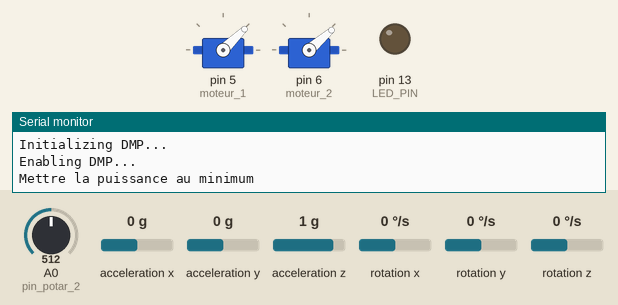
This sketch was run on a simulated Arduino Uno, built with avr-gcc and run on an emulated ATmega328P. Parts: 2 × servo, output pins drawn as LEDs (lit = HIGH), the last lines printed to the serial monitor. The test bench sets the inputs (shaded band); at power-on: A0 (pin_potar_2) = 512, acceleration x 0 g, acceleration y 0 g, acceleration z 1 g, rotation x 0 °/s, rotation y 0 °/s, rotation z 0 °/s.

Above: at 1.4 s.
1.5 s: A0 (pin_potar_2) set to 7
3.0 s: A0 (pin_potar_2) set to 4
At 5.3 s:
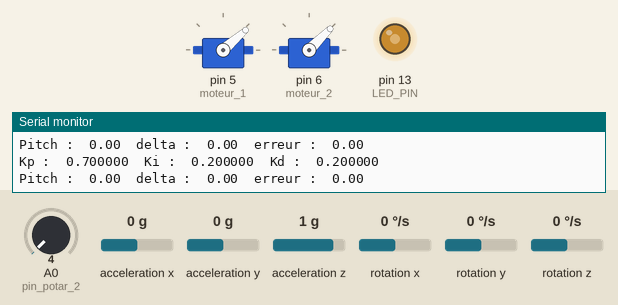
6.0 s: A0 (pin_potar_2) set to 306
At 6.29 s:
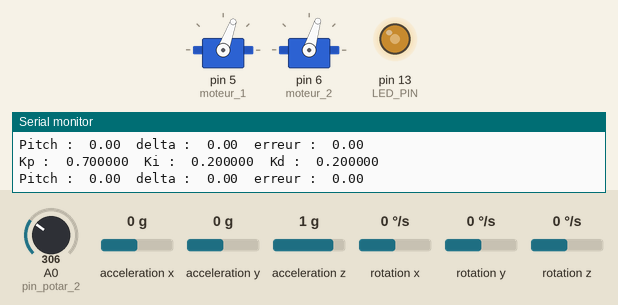
9.0 s: A0 (pin_potar_2) set to 716
At 9.29 s:
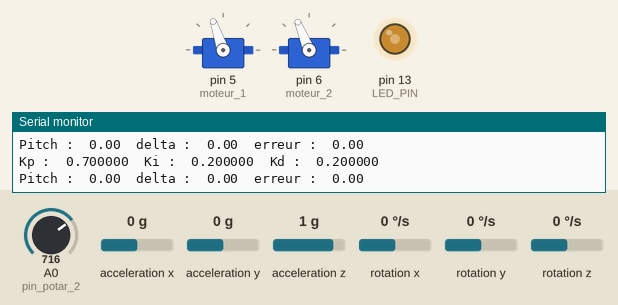
12.0 s: acceleration x set to -1.4 g
At 12.33 s:
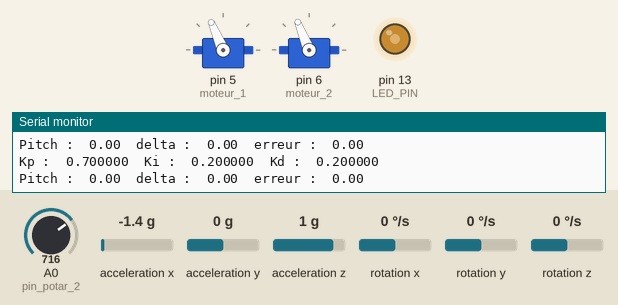
15.0 s: acceleration y set to -1.4 g
At 15.33 s:
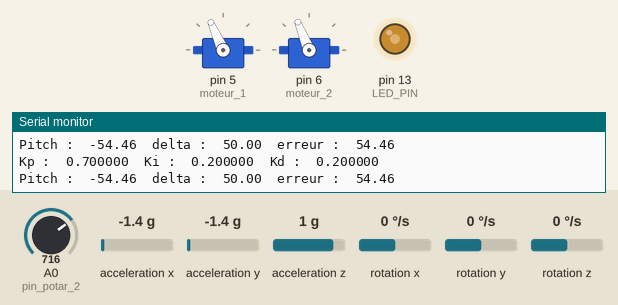
Timing chart, 0 to 19.0 s (numbered marks = the images above; inputs shaded):
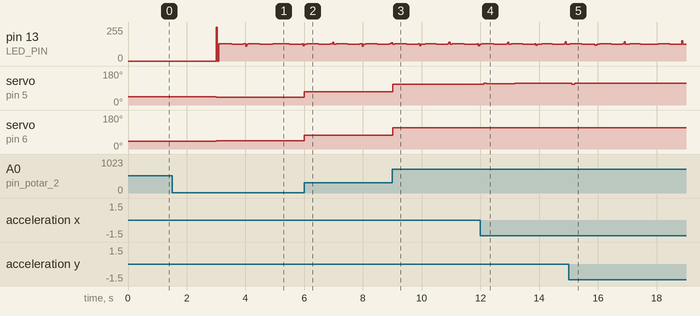

The sketch:

asserv_2_moteurs.ino
```cpp
#include <PID_v1.h>

// I2Cdev and MPU6050 must be installed as libraries, or else the .cpp/.h files
// for both classes must be in the include path of your project
#include "I2Cdev.h"
#include <Servo.h>
#include "MPU6050_6Axis_MotionApps20.h"
//#include "MPU6050.h" // not necessary if using MotionApps include file

// Arduino Wire library is required if I2Cdev I2CDEV_ARDUINO_WIRE implementation
// is used in I2Cdev.h
#if I2CDEV_IMPLEMENTATION == I2CDEV_ARDUINO_WIRE
#include "Wire.h"
#endif

// class default I2C address is 0x68
// specific I2C addresses may be passed as a parameter here
// AD0 low = 0x68 (default for SparkFun breakout and InvenSense evaluation board)
// AD0 high = 0x69
MPU6050 mpu;
//MPU6050 mpu(0x69); // <-- use for AD0 high

/* =========================================================================
 NOTE: In addition to connection 3.3v, GND, SDA, and SCL, this sketch
 depends on the MPU-6050's INT pin being connected to the Arduino's
 external interrupt #0 pin. On the Arduino Uno and Mega 2560, this is
 digital I/O pin 2.
 * ========================================================================= */

/* =========================================================================
 NOTE: Arduino v1.0.1 with the Leonardo board generates a compile error
 when using Serial.write(buf, len). The Teapot output uses this method.
 The solution requires a modification to the Arduino USBAPI.h file, which
 is fortunately simple, but annoying. This will be fixed in the next IDE
 release. For more info, see these links:

 http://arduino.cc/forum/index.php/topic,109987.0.html
 http://code.google.com/p/arduino/issues/detail?id=958
 * ========================================================================= */


#define LED_PIN 13 // (Arduino is 13, Teensy is 11, Teensy++ is 6)
bool blinkState = false;

// MPU control/status vars
bool dmpReady = false;  // set true if DMP init was successful
uint8_t mpuIntStatus;   // holds actual interrupt status byte from MPU
uint8_t devStatus;      // return status after each device operation (0 = success, !0 = error)
uint16_t packetSize;    // expected DMP packet size (default is 42 bytes)
uint16_t fifoCount;     // count of all bytes currently in FIFO
uint8_t fifoBuffer[64]; // FIFO storage buffer

// orientation/motion vars
Quaternion q;           // [w, x, y, z]         quaternion container
VectorInt16 aa;         // [x, y, z]            accel sensor measurements
VectorInt16 aaReal;     // [x, y, z]            gravity-free accel sensor measurements
VectorInt16 aaWorld;    // [x, y, z]            world-frame accel sensor measurements
VectorFloat gravity;    // [x, y, z]            gravity vector
float euler[3];         // [psi, theta, phi]    Euler angle container
float ypr[3];           // [yaw, pitch, roll]   yaw/pitch/roll container and gravity vector

// mes variables
double pitch_mesure = 0; //input PID
double pitch_consigne= 0; // setpoint PID

Servo moteur_1;             // commande des moteurs
Servo moteur_2;

int p_moteurs=1000;   // valeur de la largeur impulsion entre 1000 et 2000us
double deltaP_moteur=0;  // valeur de la correction si erreur ouput PID


const int pin_potar_1 = 15;
const int pin_potar_2 = 14;

const int seuil=5;

int tension_1 = 0;  // tension aux bornesdes CAN
int tension_2 = 0;


double Kp = 0.7;
double Ki = 0.2;
double Kd = 0.2;
// reglage offset vitesse moteur

int offset=-34;

boolean reglage = false;

// variables permettant le changement des coefficients du correcteur

String mon_buffer_serie="";
int selection_coeff=0;

int count_println =0;
int nb_println=100;
//Specify the links and initial tuning parameters
PID myPID(&pitch_mesure, &deltaP_moteur, &pitch_consigne,Kp,Ki,Kd, DIRECT);


/*
// ================================================================
 // ===               INTERRUPT DETECTION ROUTINE                ===
 // ================================================================

 volatile bool mpuInterrupt = false;     // indicates whether MPU interrupt pin has gone high
 void dmpDataReady() {
 mpuInterrupt = true;
 }
 */


// ================================================================
// ===                      INITIAL SETUP                       ===
// ================================================================

void setup() {


  // join I2C bus (I2Cdev library doesn't do this automatically)
#if I2CDEV_IMPLEMENTATION == I2CDEV_ARDUINO_WIRE
  Wire.begin();
  TWBR = 24; // 400kHz I2C clock (200kHz if CPU is 8MHz)
#elif I2CDEV_IMPLEMENTATION == I2CDEV_BUILTIN_FASTWIRE
  Fastwire::setup(400, true);
#endif

  // initialize serial communication
  // (115200 chosen because it is required for Teapot Demo output, but it's
  // really up to you depending on your project)
  Serial.begin(115200);
  while (!Serial); // wait for Leonardo enumeration, others continue immediately

  // NOTE: 8MHz or slower host processors, like the Teensy @ 3.3v or Ardunio
  // Pro Mini running at 3.3v, cannot handle this baud rate reliably due to
  // the baud timing being too misaligned with processor ticks. You must use
  // 38400 or slower in these cases, or use some kind of external separate
  // crystal solution for the UART timer.

  // initialize device

  // mes initialisations

  moteur_1.attach(5);        // decision arbitraire du moteur 1
  moteur_2.attach(6);
  moteur_1.writeMicroseconds(p_moteurs);
  moteur_2.writeMicroseconds(p_moteurs+offset);

  delay(100);

  // initialisation PID

  myPID.SetOutputLimits(-50, 50);
  //turn the PID on
  myPID.SetMode(AUTOMATIC);


  Serial.println(F("Initializing I2C devices..."));
  mpu.initialize();

  // verify connection
  Serial.println(F("Testing device connections..."));
  Serial.println(mpu.testConnection() ? F("MPU6050 connection successful") : F("MPU6050 connection failed"));

  // wait for ready
  /*
  Serial.println(F("\nSend any character to begin DMP programming and demo: "));
  while (Serial.available() && Serial.read()); // empty buffer
  while (!Serial.available());                 // wait for data
  while (Serial.available() && Serial.read()); // empty buffer again
*/
  // load and configure the DMP
  Serial.println(F("Initializing DMP..."));
  devStatus = mpu.dmpInitialize();

  // supply your own gyro offsets here, scaled for min sensitivity
  mpu.setXGyroOffset(83);
  mpu.setYGyroOffset(-83);
  mpu.setZGyroOffset(-8);
  mpu.setXAccelOffset(-1385);
  mpu.setYAccelOffset(1524);
  mpu.setZAccelOffset(1475);


  // make sure it worked (returns 0 if so)
  if (devStatus == 0) {
    // turn on the DMP, now that it's ready
    Serial.println(F("Enabling DMP..."));
    mpu.setDMPEnabled(true);
    Serial.println("Mettre la puissance au minimum");

    int val =analogRead(pin_potar_2);
    while(val>seuil)
      val =analogRead(pin_potar_2);


    dmpReady = true;

    // get expected DMP packet size for later comparison
    packetSize = mpu.dmpGetFIFOPacketSize();
  }
  else {
    // ERROR!
    // 1 = initial memory load failed
    // 2 = DMP configuration updates failed
    // (if it's going to break, usually the code will be 1)
    Serial.print(F("DMP Initialization failed (code "));
    Serial.print(devStatus);
    Serial.println(F(")"));
  }
  mon_buffer_serie="";
  // configure LED for output
  pinMode(LED_PIN, OUTPUT);
}


// ================================================================
// ===                    MAIN PROGRAM LOOP                     ===
// ================================================================

void loop() {
  // if programming failed, don't try to do anything
  if (!dmpReady) return;

  /*  // wait for MPU interrupt or extra packet(s) available
   while (!mpuInterrupt && fifoCount < packetSize) {
   // other program behavior stuff here
   // .
   Serial.println("boucle while");
   // .
   // if you are really paranoid you can frequently test in between other
   // stuff to see if mpuInterrupt is true, and if so, "break;" from the
   // while() loop to immediately process the MPU datam
   // .
   // .
   // .
   }

   // reset interrupt flag and get INT_STATUS byte
   mpuInterrupt = false;*/
  mpuIntStatus = mpu.getIntStatus();

  // get current FIFO count
  fifoCount = mpu.getFIFOCount();

  // check for overflow (this should never happen unless our code is too inefficient)
  if ((mpuIntStatus & 0x10) || fifoCount == 1024) {
    // reset so we can continue cleanly
    mpu.resetFIFO();
    Serial.println(F("FIFO overflow!"));

    // otherwise, check for DMP data ready interrupt (this should happen frequently)
  }
  else if (mpuIntStatus & 0x02) {
    // wait for correct available data length, should be a VERY short wait
    while (fifoCount < packetSize) fifoCount = mpu.getFIFOCount();

    // read a packet from FIFO
    mpu.getFIFOBytes(fifoBuffer, packetSize);

    // track FIFO count here in case there is > 1 packet available
    // (this lets us immediately read more without waiting for an interrupt)
    fifoCount -= packetSize;


    // display Euler angles in degrees
    mpu.dmpGetQuaternion(&q, fifoBuffer);
    mpu.dmpGetGravity(&gravity, &q);
    mpu.dmpGetYawPitchRoll(ypr, &q, &gravity);
    //Serial.print("ypr\t");
    //Serial.print(ypr[0] * 180/M_PI);

    //Serial.print("\t");
    //Serial.println(ypr[2] * 180/M_PI);
    pitch_mesure=ypr[1]* 180/M_PI;

    p_moteurs=map(analogRead(pin_potar_2),0,1023,1000,2000);

    myPID.SetTunings(Kp, Ki, Kd);
    myPID.Compute();

    count_println++;

    if (count_println>nb_println) {
      Serial.print("Kp :\t");
      Serial.print(Kp,6);
      Serial.print("\tKi :\t");
      Serial.print(Ki,6);
      Serial.print("\tKd :\t");
      Serial.println(Kd,6);

      Serial.print("Pitch :\t");
      Serial.print(ypr[1] * 180/M_PI);
      Serial.print("\tdelta :\t");
      Serial.print(deltaP_moteur);
      Serial.print("\terreur :\t");
      Serial.println(pitch_consigne-pitch_mesure);
      count_println=0;
    }
    // 2 modes de fonctionnement, le mode réglage et le mode normale

    if (reglage) {
      moteur_1.writeMicroseconds(p_moteurs+offset);
      moteur_2.writeMicroseconds(p_moteurs);
    }
    else {


      // commande du moteur suivant l'erreur
      if (deltaP_moteur>0) {
        moteur_1.writeMicroseconds(p_moteurs+offset+abs(deltaP_moteur));
        moteur_2.writeMicroseconds(p_moteurs);
      }
      else {
        moteur_1.writeMicroseconds(p_moteurs+offset);
        moteur_2.writeMicroseconds(p_moteurs+abs(deltaP_moteur));
      }
    }
    /*

     changement a la volee de coefficient Kp Ki et Kd
     */

    if (Serial.available() > 0) {
      // read the incoming byte:

      int incomingByte = Serial.read();
      //if (((char)incomingByte)=='p') {
      //Serial.println("totot");
      //}
      //delay(1000);

      switch ((char)incomingByte) {

      case 'p':
        selection_coeff=0;
        break;
      case 'i':
        selection_coeff=1;
        break;
      case 'd':
        selection_coeff=2;
        break;
      case 'o':
        selection_coeff=3;
        break;
      case 'r':
        selection_coeff=4;
        break;
      case '0':
        mon_buffer_serie+='0';
        break;
      case '1':
        mon_buffer_serie+='1';
        break;
      case '2':
        mon_buffer_serie+='2';
        break;
      case '3':
        mon_buffer_serie+='3';
        break;
      case '4':
        mon_buffer_serie+='4';
        break;
      case '5':
        mon_buffer_serie+='5';
        break;
      case '6':
        mon_buffer_serie+='6';
        break;
      case '7':
        mon_buffer_serie+='7';
        break;
      case '8':
        mon_buffer_serie+='8';
        break;
      case '9':
        mon_buffer_serie+='9';
        break;
      case '.':
        mon_buffer_serie+='.';
        break;
      case '-':
        mon_buffer_serie+='-';
        break;
      case 'm':   // montrer
        Serial.println(mon_buffer_serie);
        break;
      case 's': // supprimer
        mon_buffer_serie="";                    // remise a zero du buffer
        break;
      case'w':                // write                // envois du coeff
        {
          mon_buffer_serie+="y";
          char *endp;
          char buf[mon_buffer_serie.length()];
          mon_buffer_serie.toCharArray(buf,mon_buffer_serie.length());
          double coeff=strtod(buf,&endp);

          switch (selection_coeff) {
          case 0:
            Serial.println("Kp:"+mon_buffer_serie);
            Kp=coeff;
            break;
          case 1:
            Serial.println("Ki:"+mon_buffer_serie);
            Ki=coeff;
            break;
          case 2:
            Serial.println("Kd:"+mon_buffer_serie);
            Kd=coeff;
            break;
          case 3:
            Serial.println("offset:"+mon_buffer_serie);
            offset=coeff;
            break;
          case 4:
            Serial.println("changement du mode de fonctionnement");
            reglage=!reglage;
            break;
          default:
            delayMicroseconds(1);
          }
          mon_buffer_serie="";
        }
        break;
      default:
        delayMicroseconds(1);
      }


    }


    // blink LED to indicate activity
    blinkState = !blinkState;
    digitalWrite(LED_PIN, blinkState);
  }
}
```

Measured:
- the behaviour switches between 6 and 5 on A0 (pin_potar_2) (found by bisection; images 0 and 1)
- after the input at 1.5 s, every drawn part: stays the same
- after the input at 3.0 s, servo on pin 5 (moteur_1): 44° → 41° at once; servo on pin 6 (moteur_2): 41° → 45° at once
- after the input at 6.0 s, servo on pin 5 (moteur_1): 41° → 70° at once; servo on pin 6 (moteur_2): 45° → 73° at once
- after the input at 9.0 s, servo on pin 5 (moteur_1): 70° → 109° at once; servo on pin 6 (moteur_2): 73° → 112° at once
- after the input at 12.0 s, servo on pin 5 (moteur_1): 109° → 114° after 0.11 s, → 113° 0.11 s later, → 114° 0.96 s later
- after the input at 15.0 s, servo on pin 5 (moteur_1): 114° → 111° after 0.11 s, → 114° 0.11 s later
